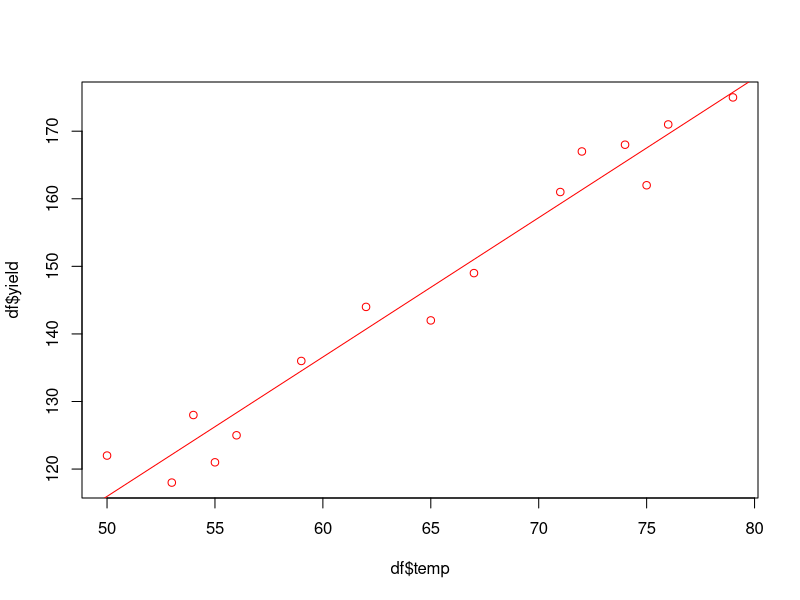
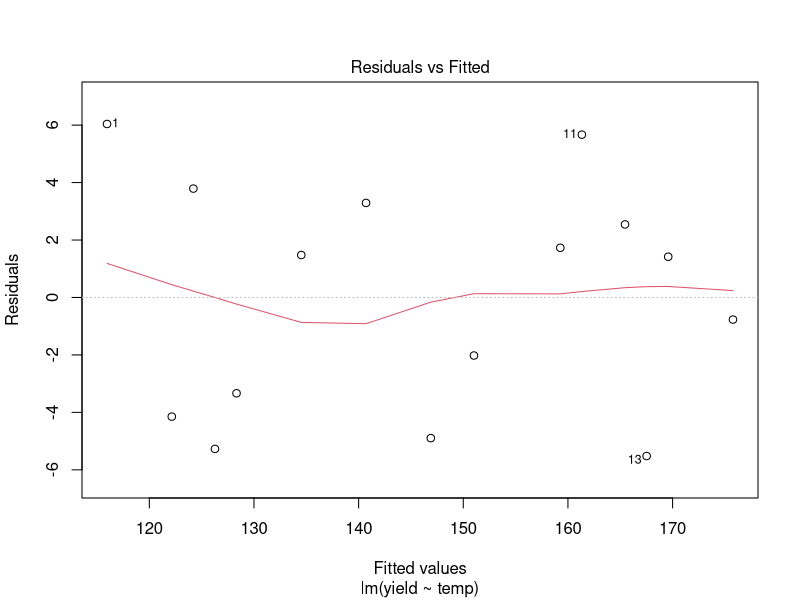

R code for these plots, in order:
temp <- c(50,53,54,55,56,59,62,65,67,71,72,74,75,76,79)
yield <- c(122,118,128,121,125,136,144,142,149,161,167,168,162,171,175)
df<-data.frame(temp,yield)
head(df)

linear <- lm(yield~temp, data=df)
summary(linear)
names(linear)
linear$coefficients
plot(df$temp,df$yield,col="red")
abline(lm(yield ~ temp),col="red")
plot(linear,which=1)
fitted(linear)